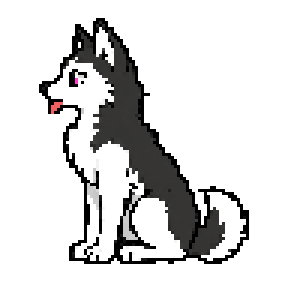
#> input picture webapp/frontend/src/assets/parsec/prepared/parsec-core/core-idle-pant/core-idle-pant__d0__f0.png, 96 x 96 px (shown 3 times larger); its folder holds only this picture in this run
$ python build_character_reference.py --input ../../webapp/frontend/src/assets/parsec/prepared/parsec-core/core-idle-pant/core-idle-pant__d0__f0.png --output out.png
#> lines starting #> are read from the running program, lines starting #| are printed output that depends on the picture
from __future__ import annotations

import argparse
import json
import math
from dataclasses import dataclass
from pathlib import Path

from PIL import Image, PngImagePlugin

CELL_SIZE = 96
CHARACTER_ATLASES = (
	"parsec-core",
	"parsec-feedback",
	"parsec-touch",
	"parsec-toys",
	"parsec-habitat",
	"parsec-intrusive",
)


@dataclass(frozen=True)
class CharacterReferenceBuild:
	sheet: Path
	reference: Path
	frame_count: int


def _frame_parts(path: Path) -> tuple[str, int, int]:
	parts = path.stem.split("__")
	if len(parts) != 3 or not parts[1].startswith("d") or not parts[2].startswith("f"):
		raise ValueError(f"Expected <clip>__d<direction>__f<frame>.png: {path}")
	return parts[0], int(parts[1][1:]), int(parts[2][1:])


def build_character_reference(
	prepared_root: str | Path,
	destination: str | Path,
	*,
	columns: int = 8,
) -> CharacterReferenceBuild:
#> called with columns = 8
	if columns <= 0:
		raise ValueError("columns must be positive")
	output = Path(destination)
	if output.exists() and any(output.iterdir()):
		raise FileExistsError(f"Refusing to overwrite non-empty destination: {output}")
	frames = []
	root = Path(prepared_root)
	for atlas in CHARACTER_ATLASES:
		atlas_root = root / atlas
		if not atlas_root.is_dir():
			continue
		for path in sorted(atlas_root.rglob("*.png")):
			clip, direction, frame = _frame_parts(path)
			frames.append((atlas, clip, direction, frame, path))
	if not frames:
		raise ValueError(f"No production character frames found under {root}")
	frames.sort(key=lambda item: (item[0], item[1], item[2], item[3], item[4].as_posix()))
	keys = [f"{atlas}/{clip}/d{direction}/f{frame}" for atlas, clip, direction, frame, _ in frames]
	if len(keys) != len(set(keys)):
		raise ValueError("Production character frame keys must be unique")
	rows = math.ceil(len(frames) / columns)
	sheet = Image.new("RGBA", (columns * CELL_SIZE, rows * CELL_SIZE), (0, 0, 0, 0))
#> sheet: PIL image 768x96 RGBA; every value is 0
	reference = {}
	for index, ((atlas, clip, direction, frame, path), key) in enumerate(zip(frames, keys, strict=True)):
		with Image.open(path) as opened:
#> opened is the input picture: PIL image 96x96 RGBA; mean R, G, B, A 40.4, 40.2, 40.1, 78.7
			if opened.mode != "RGBA" or opened.size != (CELL_SIZE, CELL_SIZE):
				raise ValueError(f"{path} must be a 96x96 RGBA PNG")
			column = index % columns
			row = index // columns
			sheet.paste(opened, (column * CELL_SIZE, row * CELL_SIZE))
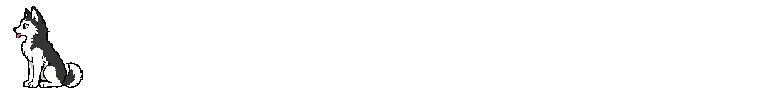
#> sheet: PIL image 768x96 RGBA; mean R, G, B, A 5.1, 5, 5, 9.8; transparent parts drawn white
		reference[key] = {
			"atlas": atlas,
			"clip": clip,
			"direction": direction,
			"frame": frame,
			"cell": {"column": column, "row": row},
			"rect": {"x": column * CELL_SIZE, "y": row * CELL_SIZE, "width": CELL_SIZE, "height": CELL_SIZE},
#> (the run stopped early here; a loop or call above may not have finished)
